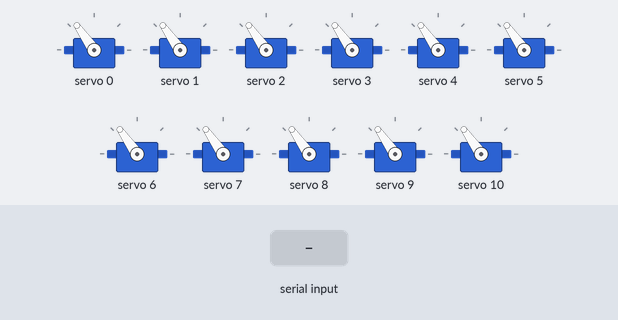
Recording of a sketch running on a simulated Arduino Uno, built with avr-gcc and run on an emulated ATmega328P. On the bench: 11 × servo. The test bench sets the inputs (shaded band). What the sketch prints to the serial monitor is not drawn.

Above: at 3.3 s.
3.4 s: "s" received over Serial
At 3.56 s:
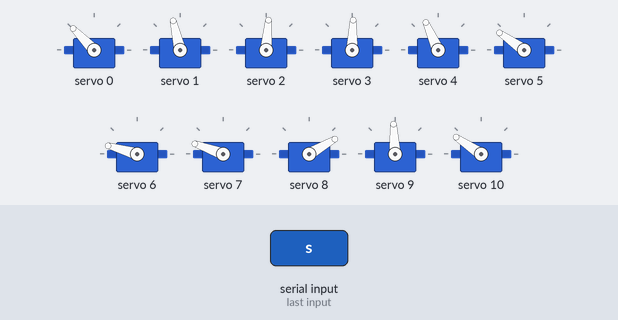
6.4 s: "p" received over Serial
At 6.4 s:
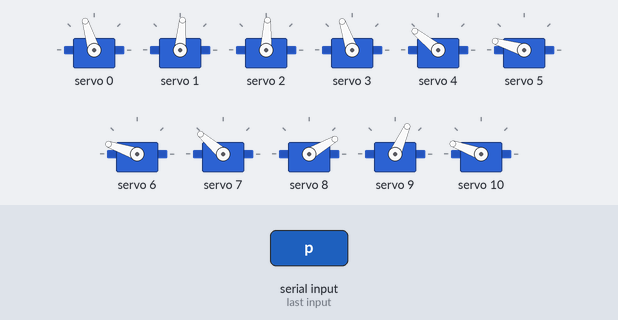
7.9 s: "S" received over Serial
At 8.07 s:
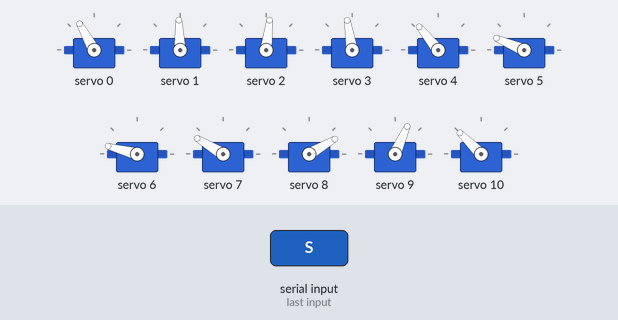
10.9 s: "P" received over Serial
At 10.9 s:
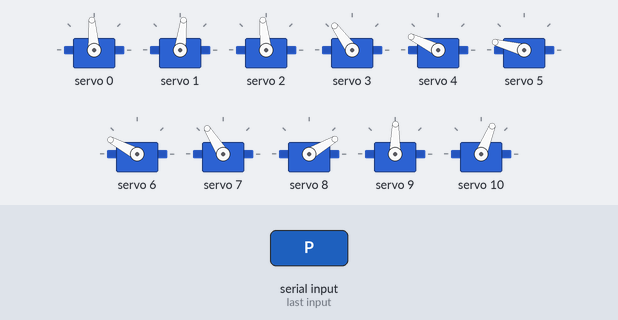
12.4 s: "s" received over Serial
At 13.17 s:
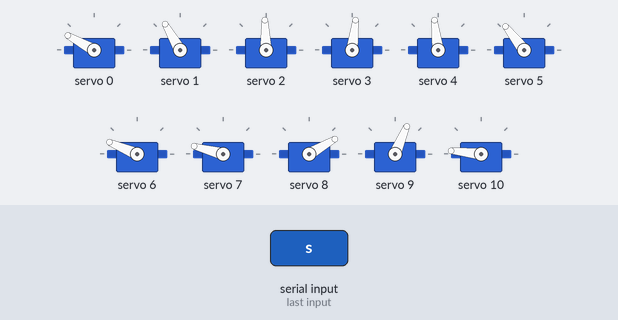
15.4 s: "p" received over Serial
At 15.4 s:
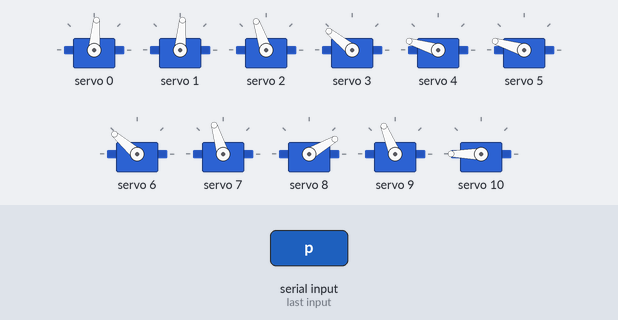
Timing chart, 0 to 17.9 s (numbered marks = the images above; inputs shaded):
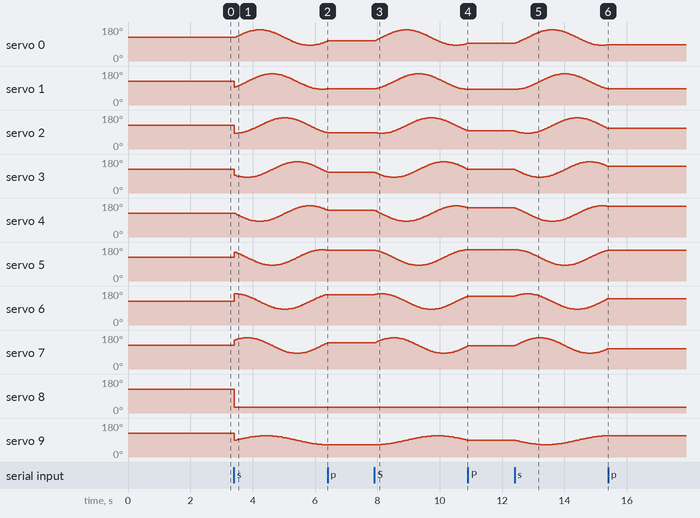

The sketch:

dance.ino
```cpp
#include <Wire.h>
#include <Adafruit_PWMServoDriver.h>
#include <math.h>

// 实例化 PCA9685 驱动对象，默认 I2C 地址为 0x40
Adafruit_PWMServoDriver pwm = Adafruit_PWMServoDriver();

// 舵机脉冲长度配置
#define SERVOMIN  150
#define SERVOMAX  600

// 蛇形机器人运动参数
const int numSnakeServos = 8;    // 蛇身舵机数量
float amplitude = 35.0;          // A: 振幅
float speed = 0.05;              // ω: 运动速度系数
float phaseShift = M_PI / 4.0;   // Δφ: 相位差
float offsetAngle = 90.0;        // 舵机中心中立点

unsigned long timeStep = 0;      // 模拟时间 t

// 整体运动控制开关
bool isMoving = false;

void setup() {
  Serial.begin(9600);
  Serial.println("Serpentine & Arm Robot Initialization...");
  Serial.println(">>> 键盘控制指南：发送 'S' 开始动作，发送 'P' 暂停动作 <<<");

  pwm.begin();
  pwm.setOscillatorFrequency(27000000);
  pwm.setPWMFreq(50); // 模拟舵机工作频率 50Hz

  // 初始化：让所有11个舵机（8个蛇身 + 3个机械臂）回到 90度 直线状态
  delay(10);
  for (int i = 0; i < 11; i++) {
    setServoAngle(i, offsetAngle); //
  }
  Serial.println("All servos set to 90 degrees. Waiting 2 seconds...");
  delay(2000); //
}

void loop() {
  // 1. 监听键盘（串口）输入来控制启停
  if (Serial.available() > 0) {
    char cmd = Serial.read();
    if (cmd == 's' || cmd == 'S') {
      isMoving = true;
      Serial.println("Status: ACTION STARTED");
    } else if (cmd == 'p' || cmd == 'P') {
      isMoving = false;
      Serial.println("Status: ACTION PAUSED");
    }
  }

  // 2. 如果处于运动状态，则执行核心逻辑
  if (isMoving) {
    // 蛇形躯干运动逻辑 (舵机 0 到 7)
    for (int i = 0; i < numSnakeServos; i++) {
      float currentAngle = amplitude * sin((speed * timeStep) - (i * phaseShift)) + offsetAngle; //
      setServoAngle(i, currentAngle); //
    }

    // 机械臂自动编舞逻辑 (舵机 8, 9, 10)
    // 8号和9号配合升降，10号进行末端挥舞
    float armLift1 = 10.0 * sin(speed * timeStep * 0.8) + 0;          // 8号：较缓慢的主臂升降
    float armLift2 = 20.0 * sin(speed * timeStep * 0.8) + 60.0; // 9号：带 90° 相位差的副臂折叠
    float armTwist = 50.0 * sin(speed * timeStep * 1.5) + 90.0;          // 10号：末端较快速的挥舞/旋转

    setServoAngle(8, armLift1);
    setServoAngle(9, armLift2);
    setServoAngle(10, armTwist);

    // 时间推进
    timeStep++; //
  }

  // 短暂延时以控制整体更新循环的平滑度
  delay(15); //
}

// 辅助函数：将角度转换为 PWM 脉冲发送给 PCA9685
void setServoAngle(uint8_t servonum, float angle) {
  // 限制角度在安全范围内以防卡死受损
  if (angle < 10) angle = 10; //
  if (angle > 170) angle = 170; //

  // 将角度映射为 PCA9685 的脉冲长度
  uint16_t pulse = map(angle, 0, 180, SERVOMIN, SERVOMAX); //
  pwm.setPWM(servonum, 0, pulse); //
}
```

Measured:
- after the input at 6.4 s, servo 0: stays 107° (without the input it goes to 108° after 0.02 s); servo 1: stays 85° (without the input it goes to 87° after 0.04 s); servo 2: stops changing and stays 87°; servo 3: stops changing and stays 109°; servo 4: stops changing and stays 141°
- after the input at 7.9 s, servo 1: rises from 85° to 165° in 1.2 s, then falls to 83° in 1.6 s; servo 9: rises from 66° to 112° in 1.6 s, then falls to 89° in 1.2 s
- after the input at 10.9 s, servo 0: stays 94° (without the input it goes to 95° after 0.02 s); servo 1: stays 83° (without the input it goes to 85° after 0.15 s); servo 2: stops changing and stays 96°; servo 3: stops changing and stays 126°; servo 4: stops changing and stays 154°
- after the input at 12.4 s, servo 1: rises from 83° to 165° in 1.3 s, then falls to 85° in 1.5 s
- after the input at 15.4 s, servo 0: stays 85° (without the input it goes to 87° after 0.01 s); servo 1: stops changing and stays 85°; servo 2: stops changing and stays 109°; servo 3: stops changing and stays 141°; servo 4, servo 5: stops changing and stays 163°
